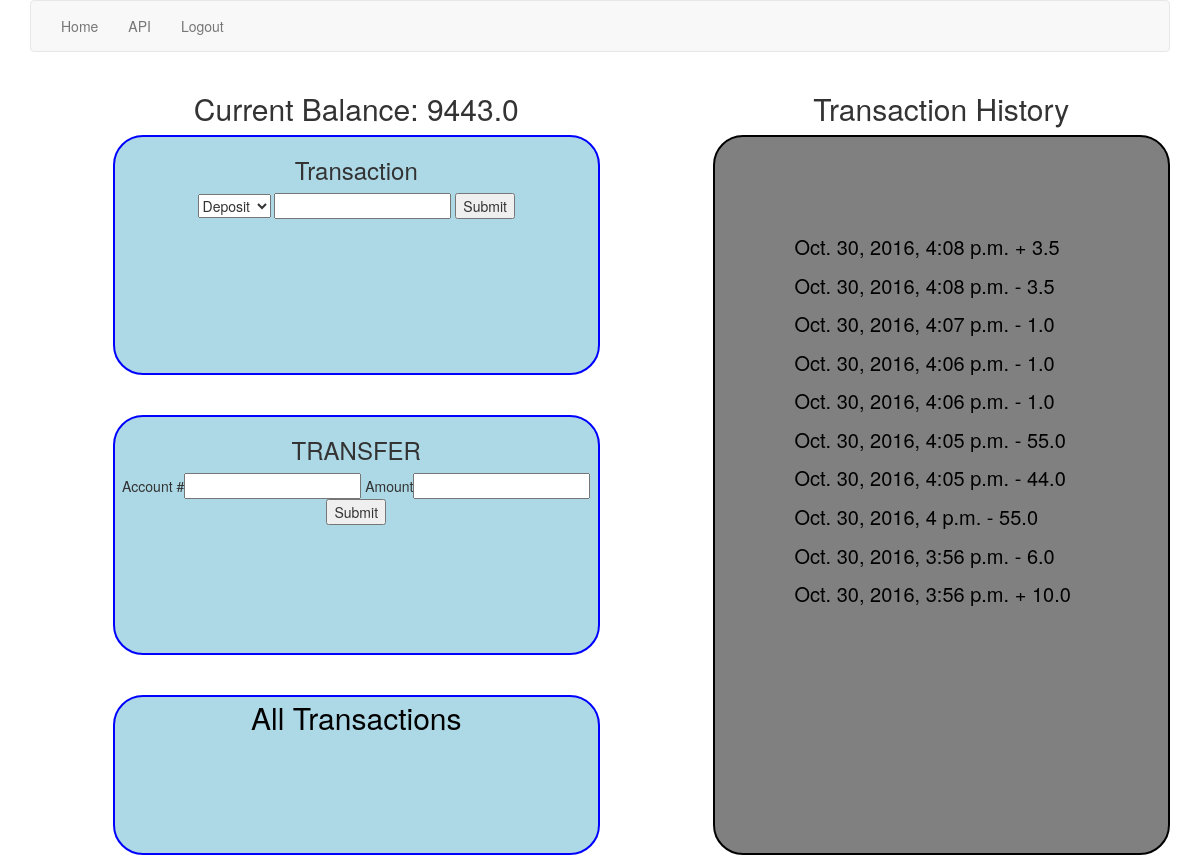
Before: /accounts/profile/ (signed in) with the older database file.
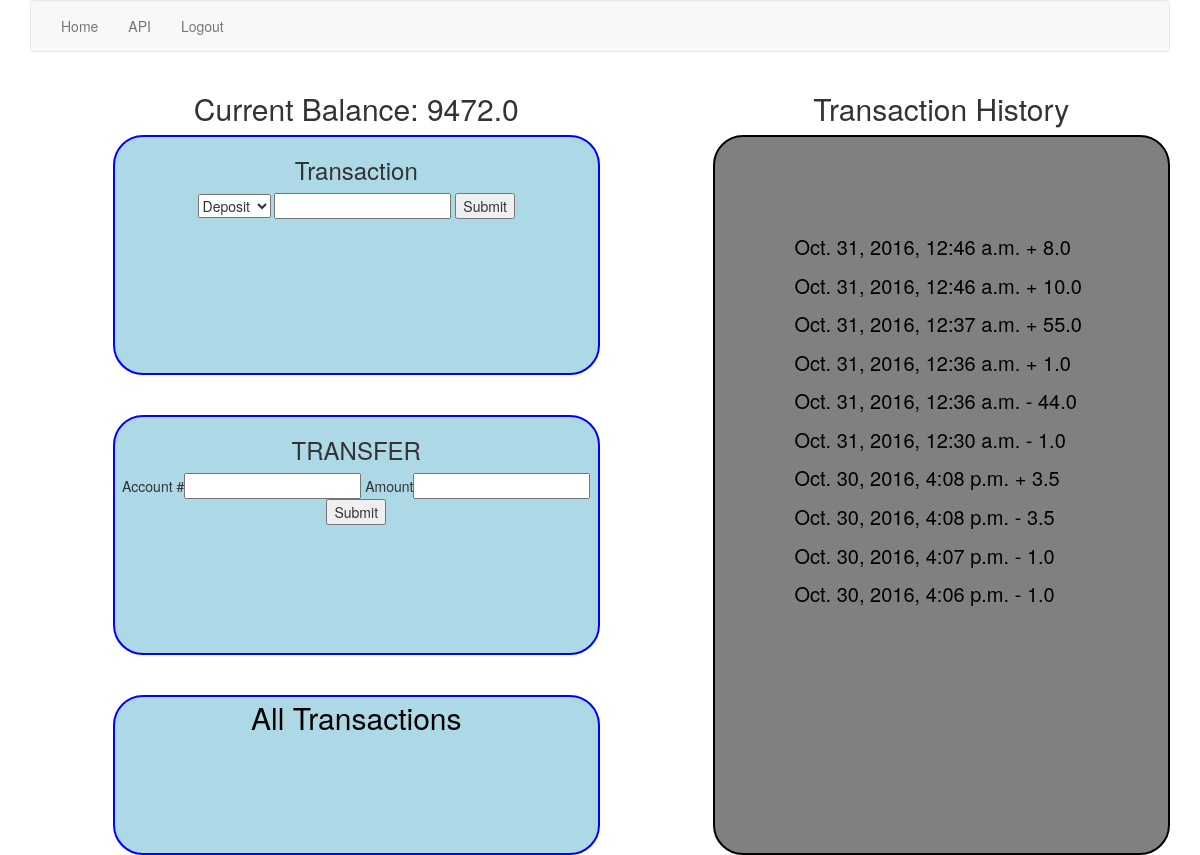
After: the same page with the newer database file.
### banker/models.py (models this page shows, shortened)
class Transaction(models.Model):
    trans_type = models.CharField(max_length=1, choices=TRANSACTION_TYPE, null=True)
    account = models.ForeignKey(Account)
    amount = models.FloatField(default=0)
    time = models.DateTimeField(auto_now_add=True)

### banker/views.py (the view)
# urls.py: url(r'^accounts/profile/$', ProfileView.as_view(), name="profile_view"),
class ProfileView(ListView):
    model = Transaction
    template_name = "profile.html"
    def get_context_data(self):
        context = super().get_context_data()
        trans = Transaction.objects.filter(account = self.request.user.account.id)
        start = 0
        for x in trans:
            if x.trans_type == "+":
                start = start + x.amount
            else:
                if start - x.amount < 0:
                    pass
                else:
                    start = start - x.amount
        flip = trans.order_by('-time')
        recent = flip[:10]
        context['recent'] = recent
        context['balance'] = start
        context['trans'] = trans
        return context

### templates/profile.html (shortened to what this page needs)
{% extends 'base.html' %}
{% block content %}
<div class="container">
  <nav class="navbar navbar-default">
    <div class="container-fluid">
      <div class="nav navbar-nav">
        <li><a href="{% url 'index_view' %}">Home</a></li>
        <li><a href="{% url 'transaction_list_create_api_view' %}">API</a></li>
        <li><a href="{% url 'logout' %}">Logout</a></li>
      </div>
    </div>
  </nav>
<div class="row">
  <div class="col-md-1"></div>
  <div class="col-md-5">
      <h2 class="centered">Current Balance: {{ balance }}</h2>
    <div class="row transaction">
      <h3>Transaction</h3>
      <form class="" action="{%  url 'transaction_create_view' %}" method="post">
        <select name="trans_type">
        <option value="+">Deposit</option>
        </select>
         <input type="number" step=".01" name="amount" value="">
         <input type="submit" name="" value="Submit">
       </form>
    </div>
    <div class="row blank"></div>
    <div class="row transaction">
    <h3>TRANSFER</h3>
    <form class="" action="{%  url 'transfer_create_view' %}" method="post">
    Account #<input type="number" name="account" value="">
    Amount<input type="number" step=".01" name="amount" value="">
    <input type="submit" name="" value="Submit">
    </form>
</div>
<div class="row blank"></div>
<div class="row profile_link">
<a href="{% url 'transaction_list_create_api_view' %}">All Transactions</a>
</div>
</div>
  <div class="col-md-1">  </div>
    <div class="col-md-5">
            <h2 class="centered">Transaction History</h2>
          <div class="history">
            {% for x in recent %}
              <p>
            {{ x.time }} {{ x.trans_type }} {{ x.amount }}
              </p>
            {% endfor %}
    </div>
  </div>
</div>
{% endblock %}

Changed rows visible on the page:
no longer on this page (row unchanged): Transaction: time "Oct. 30, 2016, 4:06 p.m.", trans_type "-", amount "1.0"
no longer on this page (row unchanged): Transaction: time "Oct. 30, 2016, 4:05 p.m.", trans_type "-", amount "55.0"
no longer on this page (row unchanged): Transaction: time "Oct. 30, 2016, 4:05 p.m.", trans_type "-", amount "44.0"
no longer on this page (row unchanged): Transaction: time "Oct. 30, 2016, 4 p.m.", trans_type "-", amount "55.0"
no longer on this page (row unchanged): Transaction: time "Oct. 30, 2016, 3:56 p.m.", trans_type "-", amount "6.0"
no longer on this page (row unchanged): Transaction: time "Oct. 30, 2016, 3:56 p.m.", trans_type "+", amount "10.0"
added Transaction: time "Oct. 31, 2016, 12:46 a.m.", trans_type "+", amount "8.0"
added Transaction: time "Oct. 31, 2016, 12:46 a.m.", trans_type "+", amount "10.0"
added Transaction: time "Oct. 31, 2016, 12:37 a.m.", trans_type "+", amount "55.0"
added Transaction: time "Oct. 31, 2016, 12:36 a.m.", trans_type "+", amount "1.0"
added Transaction: time "Oct. 31, 2016, 12:36 a.m.", trans_type "-", amount "44.0"
added Transaction: time "Oct. 31, 2016, 12:30 a.m.", trans_type "-", amount "1.0"
Other visible differences:
{{ balance }}: "9443.0" → "9472.0"
